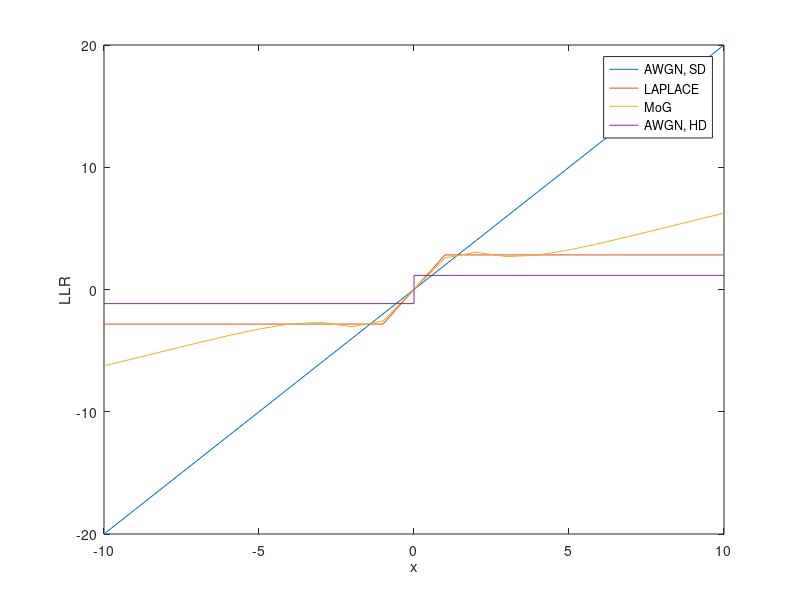

MATLAB code to generate this figure:
sigma_w2 = 1;
xmax = 10;
x = -xmax:xmax; % support (received signal)
x_plus = 0:xmax;
x_min = -xmax:0;
R = 1;
Pbit = qfunc(sqrt(0.5/sigma_w2*R));

%% AWGN, soft decoding
f_awgnsd = 2*x/sigma_w2;

%% AWGN, hard decoding
f_awgnhd_plus = log((1-Pbit)/Pbit)*ones(1, length(x_plus));
f_awgnhd_minus = -log((1-Pbit)/Pbit)*ones(1, length(x_min)-1);
f_awgnhd = [f_awgnhd_minus, f_awgnhd_plus];


%% Laplacian
f_lapl = -sqrt(2)/sqrt(sigma_w2)*(abs(x-1) - abs(x+1));

%% MoG
p_x1 = sqrt(5)/(8*sqrt(2*pi*sigma_w2))*(4/sqrt(2)*exp(-5*(x-1).^2/(4*sigma_w2)) + exp(-5*(x-1).^2/(8*sigma_w2)) + ...
	 1/sqrt(8)*exp(-5*(x-1).^2/(16*sigma_w2)) + 1/4*exp(-5*(x-1).^2/(32*sigma_w2)));
p_x0 = sqrt(5)/(8*sqrt(2*pi*sigma_w2))*(4/sqrt(2)*exp(-5*(x+1).^2/(4*sigma_w2)) + exp(-5*(x+1).^2/(8*sigma_w2)) + ...
	 1/sqrt(8)*exp(-5*(x+1).^2/(16*sigma_w2)) + 1/4*exp(-5*(x+1).^2/(32*sigma_w2)));
f_mog = log(p_x1./p_x0);

%% plot
figure,
plot(x, f_awgnsd, x, f_lapl, x, f_mog), hold on
stairs(x, f_awgnhd)
xlabel('x')
ylabel('LLR')
legend('AWGN, SD', 'LAPLACE', 'MoG', 'AWGN, HD')